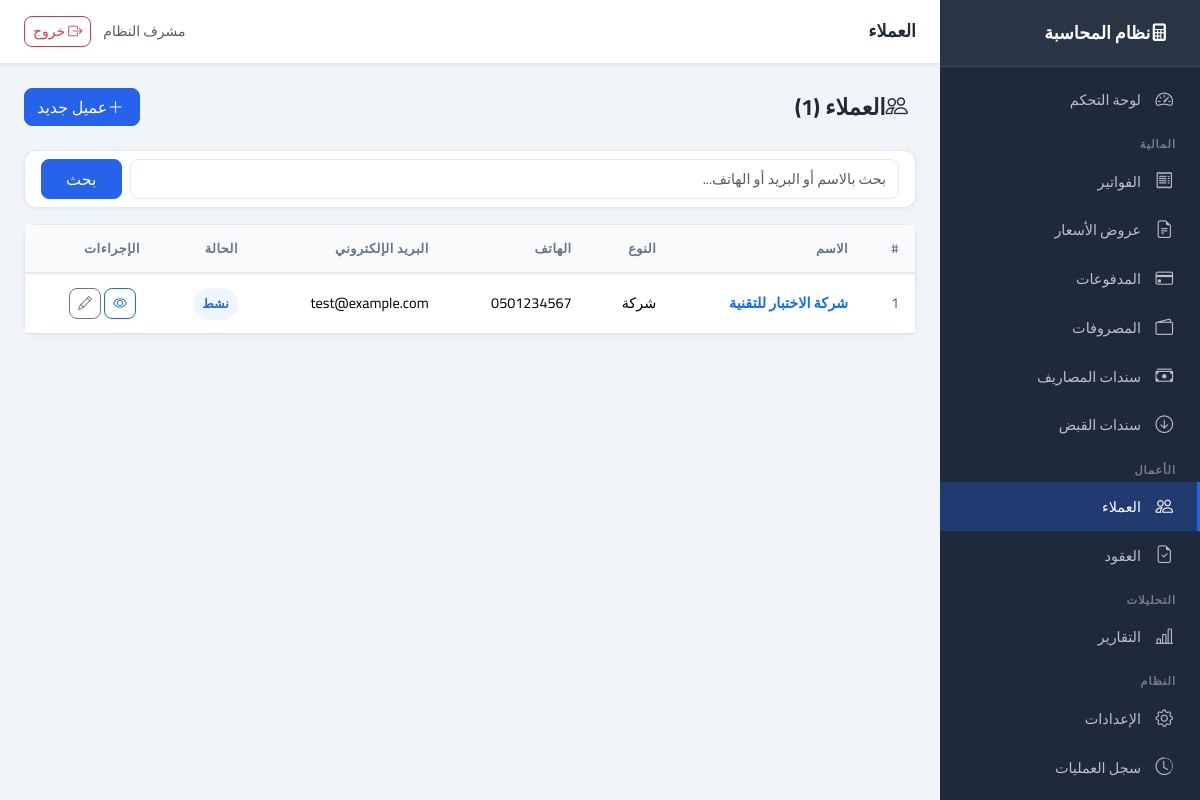
The page /clients (signed in) on the database its author committed.
### app/models/client.py (models this page shows, shortened)
class Client(Base):
    __tablename__ = "clients"
    id: Mapped[int] = mapped_column(primary_key=True, index=True)
    name: Mapped[str] = mapped_column(String(150), nullable=False, index=True)
    type: Mapped[ClientType] = mapped_column(SAEnum(ClientType), default=ClientType.COMPANY, nullable=False)
    email: Mapped[str | None] = mapped_column(String(100), nullable=True)
    phone: Mapped[str | None] = mapped_column(String(20), nullable=True)
    address: Mapped[str | None] = mapped_column(Text, nullable=True)
    tax_number: Mapped[str | None] = mapped_column(String(50), nullable=True)
    notes: Mapped[str | None] = mapped_column(Text, nullable=True)
    is_active: Mapped[bool] = mapped_column(Boolean, default=True, nullable=False)
    created_at: Mapped[datetime] = mapped_column(DateTime, default=datetime.utcnow, nullable=False)
    created_by: Mapped[int | None] = mapped_column(Integer, ForeignKey("users.id"), nullable=True)
    contracts = relationship("Contract", back_populates="client", lazy="dynamic")
    quotations = relationship("Quotation", back_populates="client", lazy="dynamic")
    invoices = relationship("Invoice", back_populates="client", lazy="dynamic")
    payments = relationship("Payment", back_populates="client", lazy="dynamic")

### app/routers/clients.py (the view)
@router.get("", response_class=HTMLResponse)
async def list_clients(
    request: Request,
    db: Session = Depends(get_db),
    search: Optional[str] = None,
    page: int = 1,
):
    if not request.session.get("user_id"):
        return RedirectResponse(url="/auth/login", status_code=302)
    service = ClientService(db)
    skip = (page - 1) * 20
    clients, total = service.get_all(skip=skip, limit=20, search=search)
    return templates.TemplateResponse("clients/list.html", {
        "request": request,
        "clients": clients,
        "total": total,
        "page": page,
        "search": search or "",
        "total_pages": (total + 19) // 20,
    })

### app/core/logging_config.py (called while the page is built)
    def filter(self, record: logging.LogRecord) -> bool:
        record.request_id = _request_id_var.get()
        return True

    def format(self, record: logging.LogRecord) -> str:
        if isinstance(record.args, dict):
            record.args = {
                k: ("***" if any(s in k.lower() for s in self.SENSITIVE) else v)
                for k, v in record.args.items()
            }
        return super().format(record)

### app/templates/clients/list.html (shortened to what this page needs)
{% extends "base.html" %}
{% block page_title %}العملاء{% endblock %}
{% block content %}
<div class="page-header">
    <h1><i class="bi bi-people me-2"></i>العملاء ({{ total }})</h1>
    <a href="/clients/new" class="btn btn-primary">
        <i class="bi bi-plus-lg me-1"></i>عميل جديد
    </a>
</div>
<div class="card mb-3">
    <div class="card-body py-2">
        <form method="get" class="d-flex gap-2">
            <input type="text" name="search" class="form-control" placeholder="بحث بالاسم أو البريد أو الهاتف..." value="{{ search }}">
            <button type="submit" class="btn btn-primary px-4">بحث</button>
        </form>
    </div>
</div>
<div class="card">
    <div class="card-body p-0">
        <table class="table table-hover mb-0">
            <thead><tr>
                <th>#</th>
                <th>الاسم</th>
                <th>النوع</th>
                <th>الهاتف</th>
                <th>البريد الإلكتروني</th>
                <th>الحالة</th>
                <th>الإجراءات</th>
            </tr></thead>
            <tbody>
            {% for client in clients %}
            <tr>
                <td class="text-muted">{{ client.id }}</td>
                <td><a href="/clients/{{ client.id }}" class="fw-semibold text-decoration-none">{{ client.name }}</a></td>
                <td>{{ 'شركة' if client.type.value == 'company' else 'فرد' }}</td>
                <td>{{ client.phone or '-' }}</td>
                <td>{{ client.email or '-' }}</td>
                <td>
                    <span class="badge-status {{ 'badge-active' if client.is_active else 'badge-cancelled' }}">
                        {{ 'نشط' if client.is_active else 'معطل' }}
                    </span>
                </td>
                <td>
                    <a href="/clients/{{ client.id }}" class="btn btn-sm btn-outline-primary me-1"><i class="bi bi-eye"></i></a>
                    <a href="/clients/{{ client.id }}/edit" class="btn btn-sm btn-outline-secondary"><i class="bi bi-pencil"></i></a>
                </td>
            </tr>
            {% else %}
            <tr><td colspan="7" class="text-center text-muted py-4">لا يوجد عملاء</td></tr>
            {% endfor %}
            </tbody>
        </table>
    </div>
</div>
{% endblock %}

### app/static/css/main.css (style rules this page uses)
:root { --primary: #2563eb; --primary-dark: #1d4ed8; --secondary: #64748b; --success: #16a34a; --danger: #dc2626; --warning: #d97706; --sidebar-bg: #1e293b; --sidebar-width: 260px; --topbar-height: 64px; --bg: #f1f5f9; --card-bg: #ffffff; --border: #e2e8f0; --text: #1e293b; --text-muted: #64748b; }
* { box-sizing: border-box; }
body { font-family: 'Cairo', sans-serif; background: var(--bg); color: var(--text); margin: 0; direction: rtl; }
.card { background: var(--card-bg); border: 1px solid var(--border); border-radius: 12px; box-shadow: 0 1px 4px rgba(0,0,0,0.06); }
.table { font-size: 0.9rem; }
.table thead th { background: #f8fafc; font-weight: 600; font-size: 0.8rem; text-transform: uppercase; letter-spacing: 0.5px; color: var(--text-muted); border-bottom: 2px solid var(--border); padding: 0.875rem 1rem; white-space: nowrap; }
.table tbody td { padding: 0.875rem 1rem; vertical-align: middle; }
.badge-status { padding: 0.35em 0.75em; border-radius: 20px; font-size: 0.78rem; font-weight: 600; white-space: nowrap; }
.badge-active, .badge-sent { background: #eff6ff; color: #2563eb; }
.form-control, .form-select { border-radius: 8px; border: 1.5px solid var(--border); font-family: 'Cairo', sans-serif; font-size: 0.9rem; padding: 0.5rem 0.75rem; }
.btn { font-family: 'Cairo', sans-serif; border-radius: 8px; font-weight: 500; }
.btn-primary { background: var(--primary); border-color: var(--primary); }
.page-header { display: flex; align-items: center; justify-content: space-between; margin-bottom: 1.5rem; gap: 0.75rem; flex-wrap: wrap; }
.page-header h1 { font-size: 1.4rem; font-weight: 700; margin: 0; }

### rows shown on the page
Client: id "1", name "شركة الاختبار للتقنية", type "شركة", phone "0501234567", email "test@example.com", is_active "نشط"

### other values the page prints
{{ request.session.get('full_name', '') }} "مشرف النظام"
{{ total }} "1"
